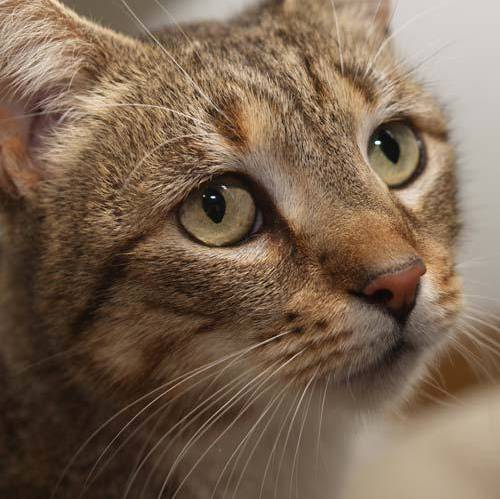
#> input picture cat.jpg, 500 x 499 px
$ python blurring.py --image ../cat.jpg
#> lines starting #> are read from the running program, lines starting #| are printed output that depends on the picture
import numpy as np
import argparse
import cv2

ap = argparse.ArgumentParser()
ap.add_argument("-i", "--image", required=True, help="Path to the image path")
args = vars(ap.parse_args())

image = cv2.imread(args["image"])
#> image is the input picture: shape (499, 500, 3); mean B, G, R 81.1, 100.7, 122.3
cv2.imshow("Original", image)

blurred = np.hstack([
    cv2.blur(image, (3, 3)),
    cv2.blur(image, (5, 5)),
    cv2.blur(image, (7, 7)),
])
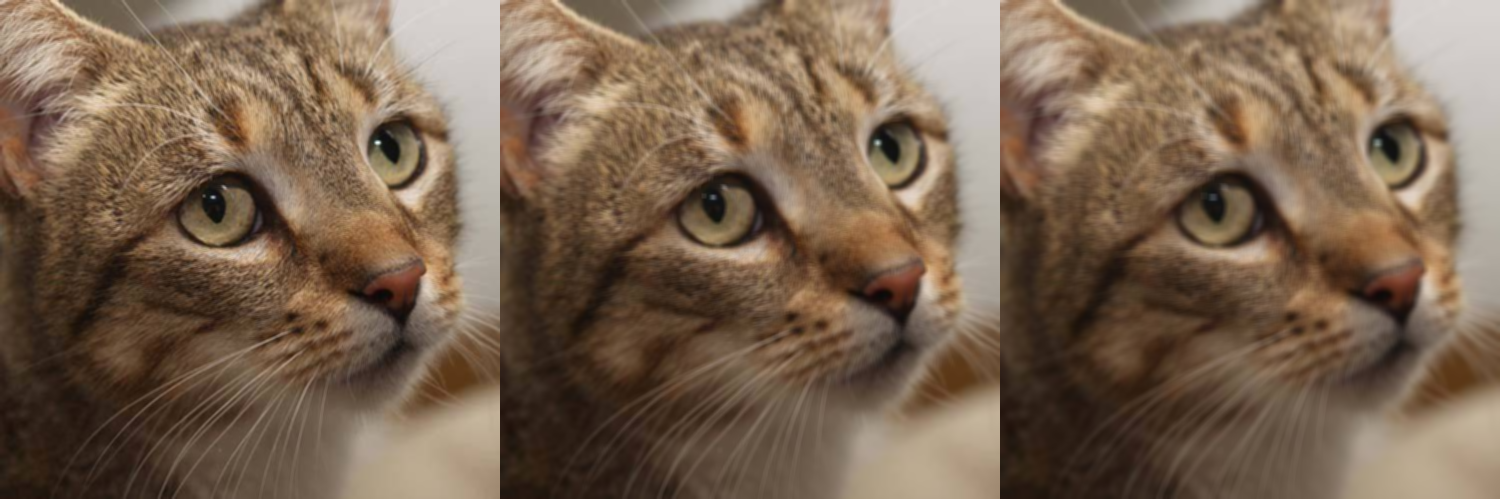
#> blurred: shape (499, 1500, 3); mean B, G, R 81.1, 100.7, 122.3
cv2.imshow("Averaged", blurred)

blurred = np.hstack([
    cv2.GaussianBlur(image, (3, 3), 0),
    cv2.GaussianBlur(image, (5, 5), 0),
    cv2.GaussianBlur(image, (7, 7), 0),
])
cv2.imshow("Gaussian", blurred)


blurred = np.hstack([
    cv2.medianBlur(image, 3),
    cv2.medianBlur(image, 5),
    cv2.medianBlur(image, 7),
])
cv2.imshow("Median", blurred)

blurred = np.hstack([
    cv2.bilateralFilter(image, 5, 21, 21),
    cv2.bilateralFilter(image, 7, 31, 31),
    cv2.bilateralFilter(image, 9, 41, 41),
])
cv2.imshow("Bilateral", blurred)
cv2.waitKey(0)
